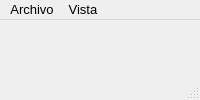
<?xml version="1.0" encoding="UTF-8"?>
<ui version="4.0">
 <class>MainWindow</class>
 <widget class="QMainWindow" name="MainWindow">
  <property name="font">
   <font>
    <family>Arial</family>
    <pointsize>10</pointsize>
   </font>
  </property>
  <property name="windowTitle">
   <string>LetreroLabel</string>
  </property>
  <widget class="QWidget" name="centralwidget">
   <widget class="QLabel" name="imagen">
    <property name="geometry">
     <rect>
      <x>10</x>
      <y>10</y>
      <width>981</width>
      <height>401</height>
     </rect>
    </property>
    <property name="text">
     <string/>
    </property>
   </widget>
   <widget class="QPushButton" name="btnOn">
    <property name="geometry">
     <rect>
      <x>20</x>
      <y>430</y>
      <width>411</width>
      <height>41</height>
     </rect>
    </property>
    <property name="text">
     <string>Encendido</string>
    </property>
   </widget>
   <widget class="QPushButton" name="btnOff">
    <property name="geometry">
     <rect>
      <x>570</x>
      <y>430</y>
      <width>411</width>
      <height>41</height>
     </rect>
    </property>
    <property name="text">
     <string>Apagado</string>
    </property>
   </widget>
   <widget class="QLabel" name="label">
    <property name="geometry">
     <rect>
      <x>20</x>
      <y>480</y>
      <width>821</width>
      <height>21</height>
     </rect>
    </property>
    <property name="text">
     <string>Archivo:</string>
    </property>
   </widget>
   <widget class="Line" name="line">
    <property name="geometry">
     <rect>
      <x>7</x>
      <y>410</y>
      <width>991</width>
      <height>21</height>
     </rect>
    </property>
    <property name="orientation">
     <enum>Qt::Horizontal</enum>
    </property>
   </widget>
   <widget class="QPushButton" name="btnSave">
    <property name="geometry">
     <rect>
      <x>850</x>
      <y>480</y>
      <width>131</width>
      <height>21</height>
     </rect>
    </property>
    <property name="text">
     <string>Guardar</string>
    </property>
   </widget>
  </widget>
  <widget class="QMenuBar" name="menubar">
   <property name="geometry">
    <rect>
     <x>0</x>
     <y>0</y>
     <width>1004</width>
     <height>22</height>
    </rect>
   </property>
   <widget class="QMenu" name="menuAbrir">
    <property name="title">
     <string>Archivo</string>
    </property>
    <addaction name="actionAbrir"/>
    <addaction name="actionGuardar"/>
   </widget>
   <widget class="QMenu" name="menuVista">
    <property name="title">
     <string>Vista</string>
    </property>
    <addaction name="actionSiguiente"/>
    <addaction name="actionAnterior"/>
   </widget>
   <addaction name="menuAbrir"/>
   <addaction name="menuVista"/>
  </widget>
  <widget class="QStatusBar" name="statusbar"/>
  <action name="actionAbrir">
   <property name="text">
    <string>Abrir Carpeta</string>
   </property>
   <property name="shortcut">
    <string>Ctrl+O</string>
   </property>
  </action>
  <action name="actionGuardar">
   <property name="text">
    <string>Guardar</string>
   </property>
   <property name="shortcut">
    <string>Ctrl+S</string>
   </property>
  </action>
  <action name="actionSiguiente">
   <property name="text">
    <string>Siguiente</string>
   </property>
   <property name="shortcut">
    <string>Ctrl+D</string>
   </property>
  </action>
  <action name="actionAnterior">
   <property name="text">
    <string>Anterior</string>
   </property>
   <property name="shortcut">
    <string>Ctrl+A</string>
   </property>
  </action>
 </widget>
 <resources/>
 <connections/>
</ui>
